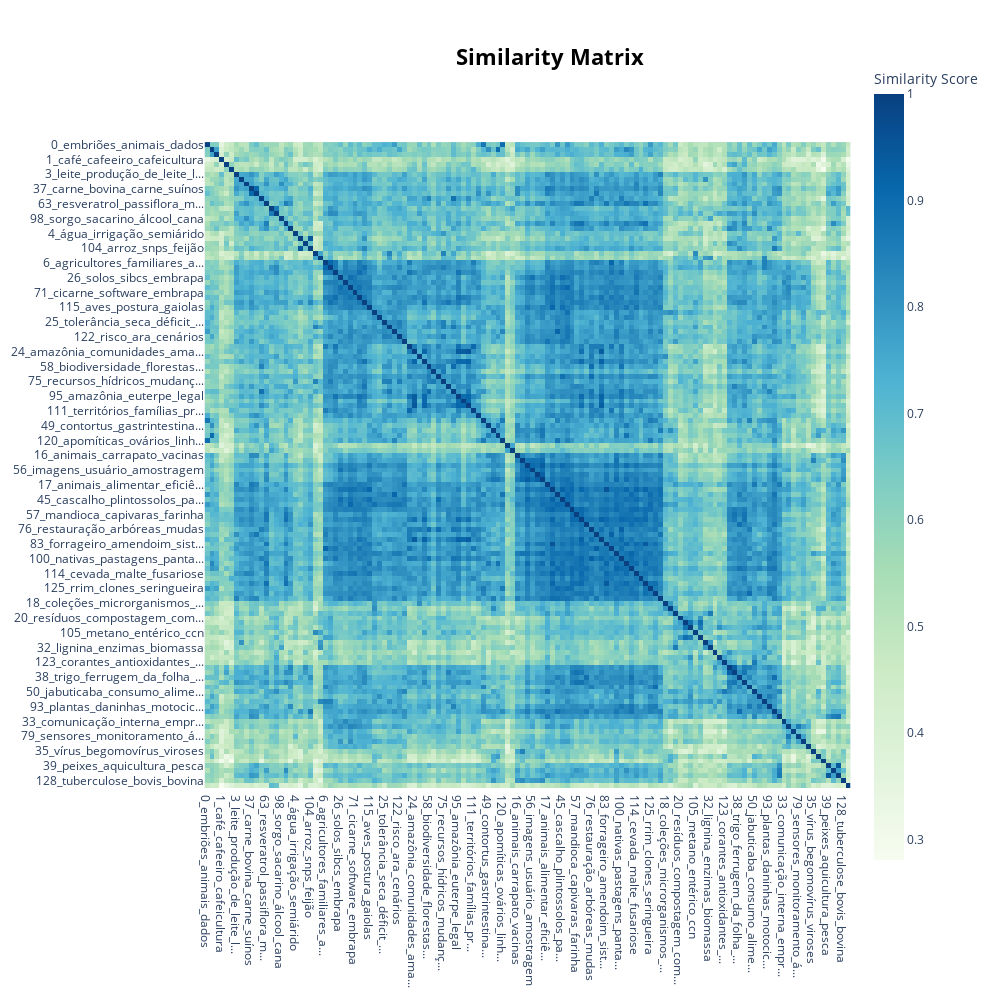

Notebook code for this chart:
### Code cell
topic_model.visualize_heatmap(n_clusters=20, width=1000, height=1000)

### Figure 1 — Plotly figure (JSON) as saved in the notebook; plotly's stock layout.template omitted (floating-point values rounded to 4 significant figures; data arrays with more than 128 entries replaced by an {"elided": "..."} marker saying what was removed)
{"data": [{"coloraxis": "coloraxis", "hovertemplate": "x: %{x}<br>y: %{y}<br>Similarity Score: %{z}<extra></extra>", "name": "0", "type": "heatmap", "x": {"elided": "131 str values"}, "xaxis": "x", "y": {"elided": "131 str values"}, "yaxis": "y", "z": {"elided": "131x131 float values"}}], "layout": {"coloraxis": {"colorbar": {"title": {"text": "Similarity Score"}}, "colorscale": [[0, "rgb(247,252,240)"], [0.125, "rgb(224,243,219)"], [0.25, "rgb(204,235,197)"], [0.375, "rgb(168,221,181)"], [0.5, "rgb(123,204,196)"], [0.625, "rgb(78,179,211)"], [0.75, "rgb(43,140,190)"], [0.875, "rgb(8,104,172)"], [1, "rgb(8,64,129)"]]}, "height": 1000, "hoverlabel": {"bgcolor": "white", "font": {"family": "Rockwell", "size": 16}}, "legend": {"title": {"text": "Trend"}}, "margin": {"t": 60}, "showlegend": true, "title": {"font": {"color": "Black", "size": 22}, "text": "<b>Similarity Matrix</b>", "x": 0.55, "xanchor": "center", "y": 0.95, "yanchor": "top"}, "width": 1000, "xaxis": {"anchor": "y", "constrain": "domain", "domain": [0, 1], "scaleanchor": "y"}, "yaxis": {"anchor": "x", "autorange": "reversed", "constrain": "domain", "domain": [0, 1]}}}
